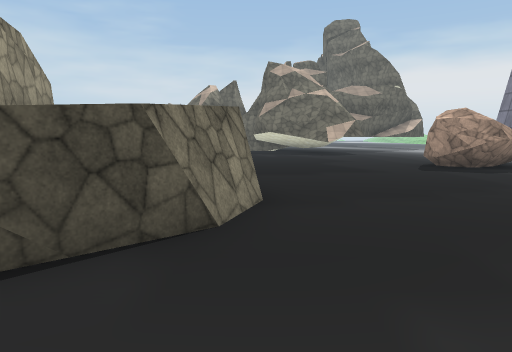
View 1 (above)

24 first-person views from a walk through a Unity game level. The camera is 1.5 m above the floor, tilts 6° down and sees 70° across. The floor is counted in squares, 2 m on a side. Each view is taken from the middle of a square. On the plan, view 1 faces up. The plan holds only what a view shows up to about 11 squares ahead; the rest is blank. The place goes on beyond the plan. The player character is not drawn. Some surface patterns are stand-ins.

View 2
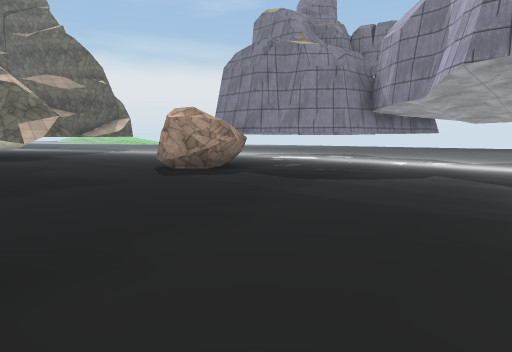

View 3
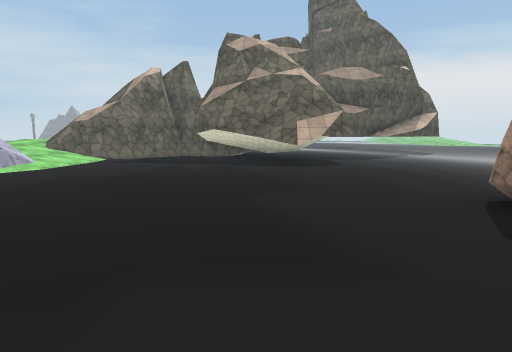

View 4
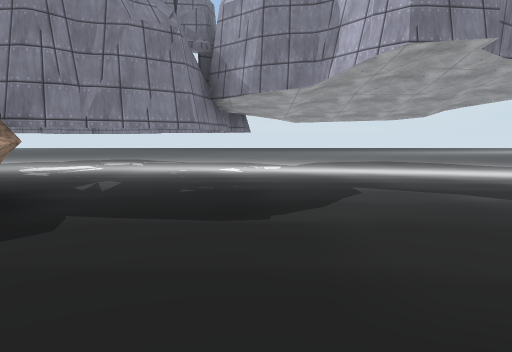

View 5
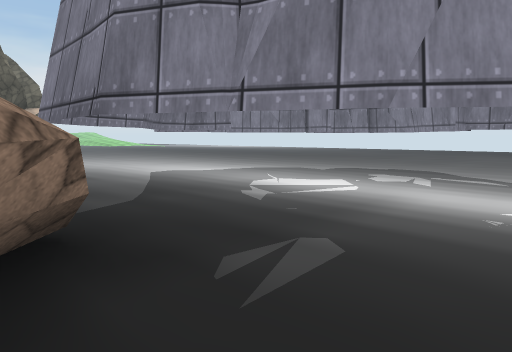

View 6
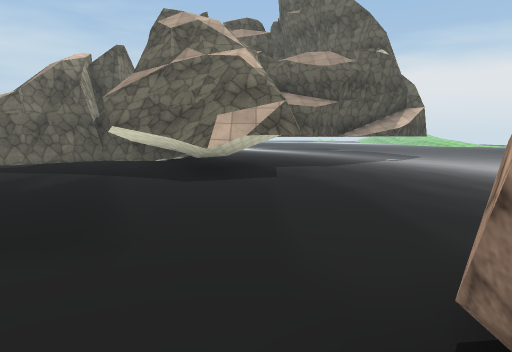

View 7
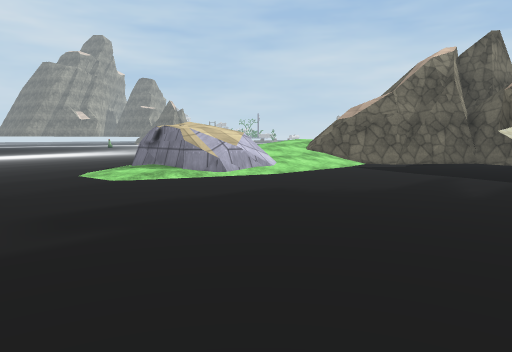

View 8
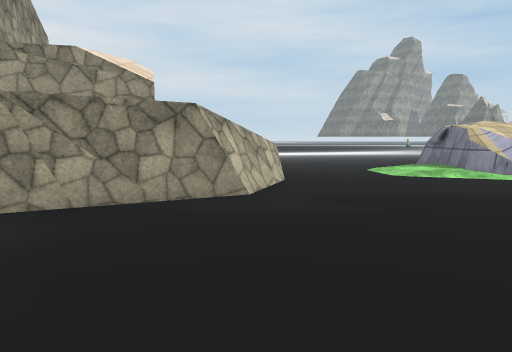

View 9
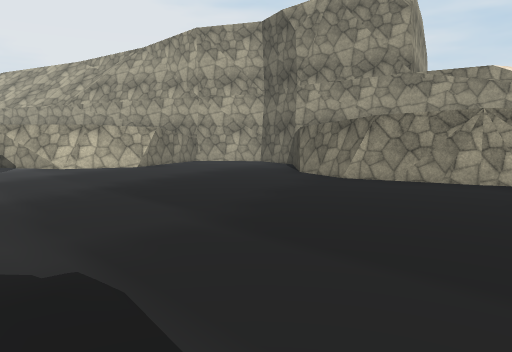

View 10
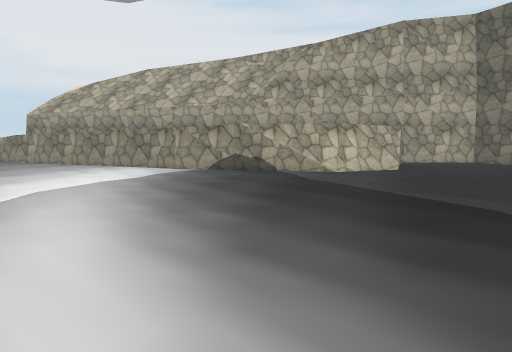

View 11
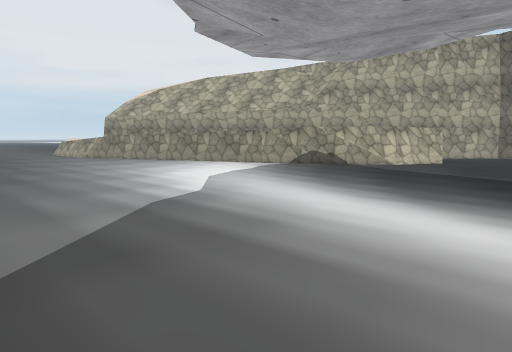

View 12
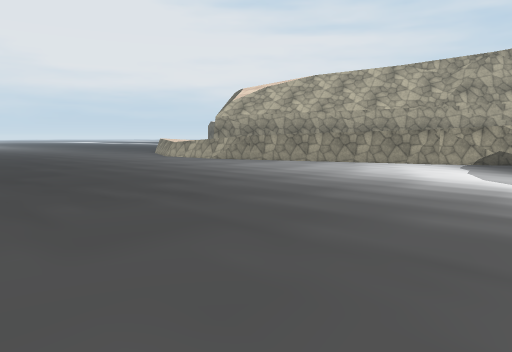

View 13
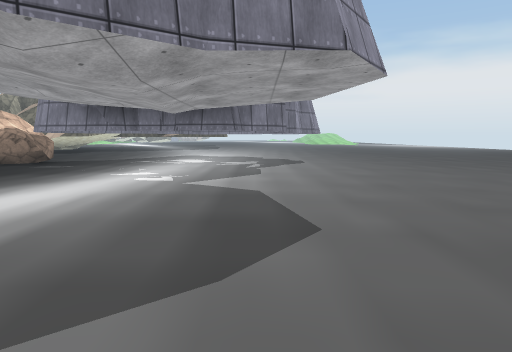

View 14
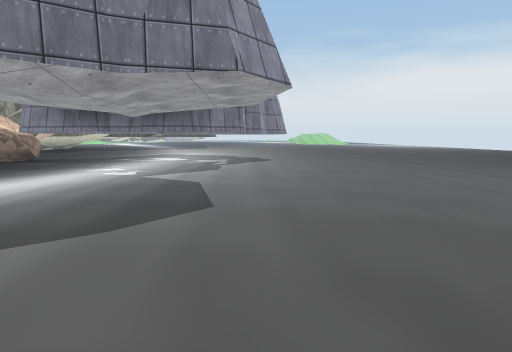

View 15
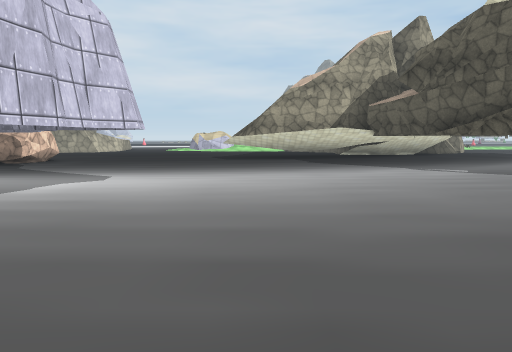

View 16
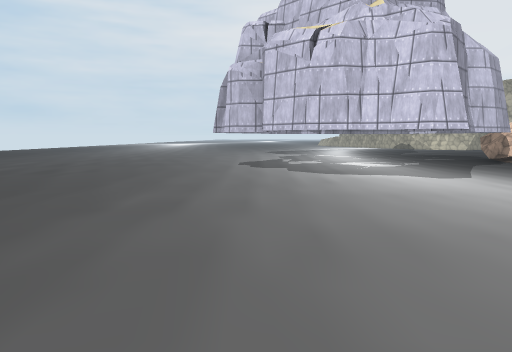

View 17
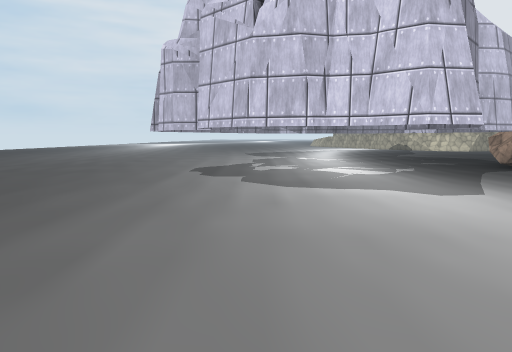

View 18
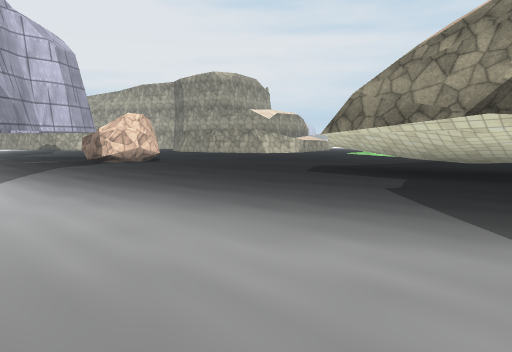

View 19
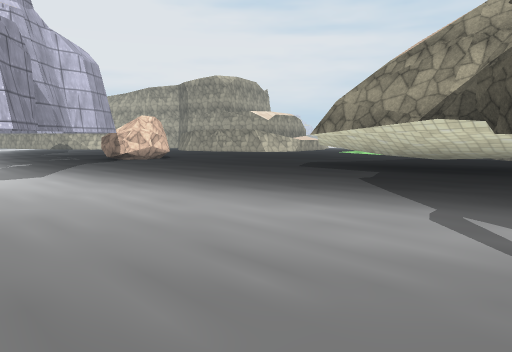

View 20
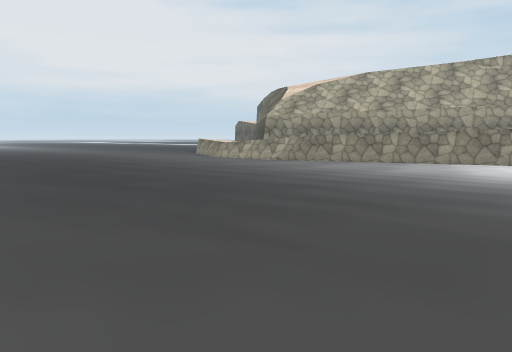

View 21
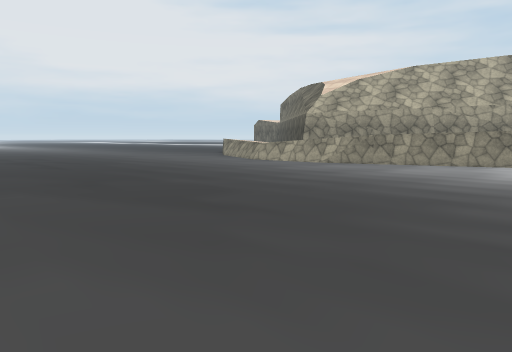

View 22
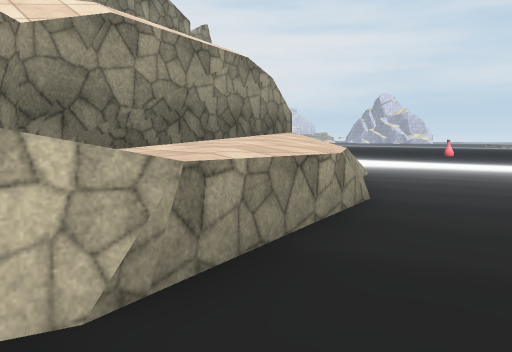

View 23
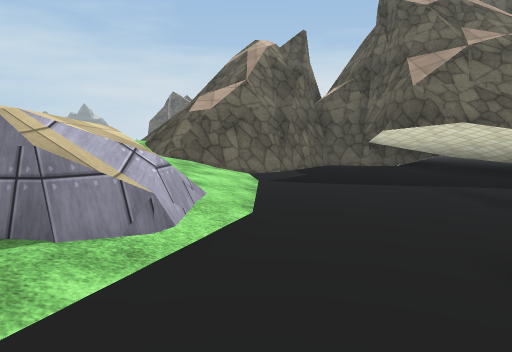

View 24
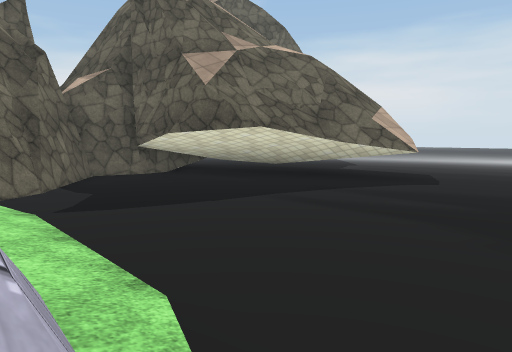

### Floor plan
Key: @ floor where view 1 was taken; # wall or solid block; . main floor; : floor 1.25 m higher than the main floor; / step, stairs or slope; = window, fence, low wall or low ledge; ^ raised ledge; R rock; T thing the floor can be seen under or through.
Columns run from 15 left of view 1 to 21 right of it. Each row starts with its distance up from view 1.
 22          ===         ####...
 21          =#=##########...... .
 20            ###.#TTTT...........
 19           /##...TTTT............
 18           //....TTTT............
 17           ///....TTT.............
 16           ///.....^T..............
 15           //......................
 14           #=............. .. ......
 13       ...#=/................  ......
 12      .....//........... ....   .....
 11     .................. ..............
 10     ................RR#..............
  9 ........====##......RR#..............
  8 ....../==#:: ##.............. .......
  7  ..../=#####  #........... . .......
  6   ..  ###     #.....................
  5      ##       ##...................
  4               ##..................
  3              ##...................
  2             ##...................
  1             ##..................
  0             #..@................
 -1             ##..##..............
 -2                ####.............
 -3                   ##.............
 -4                    ^#............
 -5                     ^............
 -6                     ^#...........
 -7                      ^...........
 -8                      ^#..........
 -9                       #.........
-10                       #.........
-11                       ^.........

Positions as (right, up) in squares from view 1, and headings:
1: (0, 0), facing up
2: (0, 2), facing up-right
3: (2, 6), facing up
4: (2, 6), facing right
5: (6, 7), facing up-right
6: (4, 9), facing up
7: (2, 9), facing up-left
8: (3, 9), facing left
9: (6, 8), facing down-left
10: (10, 3), facing down-left
11: (13, 3), facing down-left
12: (16, -1), facing down-left
13: (13, -1), facing up
14: (14, -2), facing up
15: (17, 17), facing left
16: (14, 21), facing down
17: (13, 19), facing down
18: (11, 21), facing down-left
19: (12, 22), facing down-left
20: (17, -3), facing down-left
21: (17, -5), facing down-left
22: (-3, 11), facing down-left
23: (-3, 11), facing up
24: (-4, 13), facing up-right
